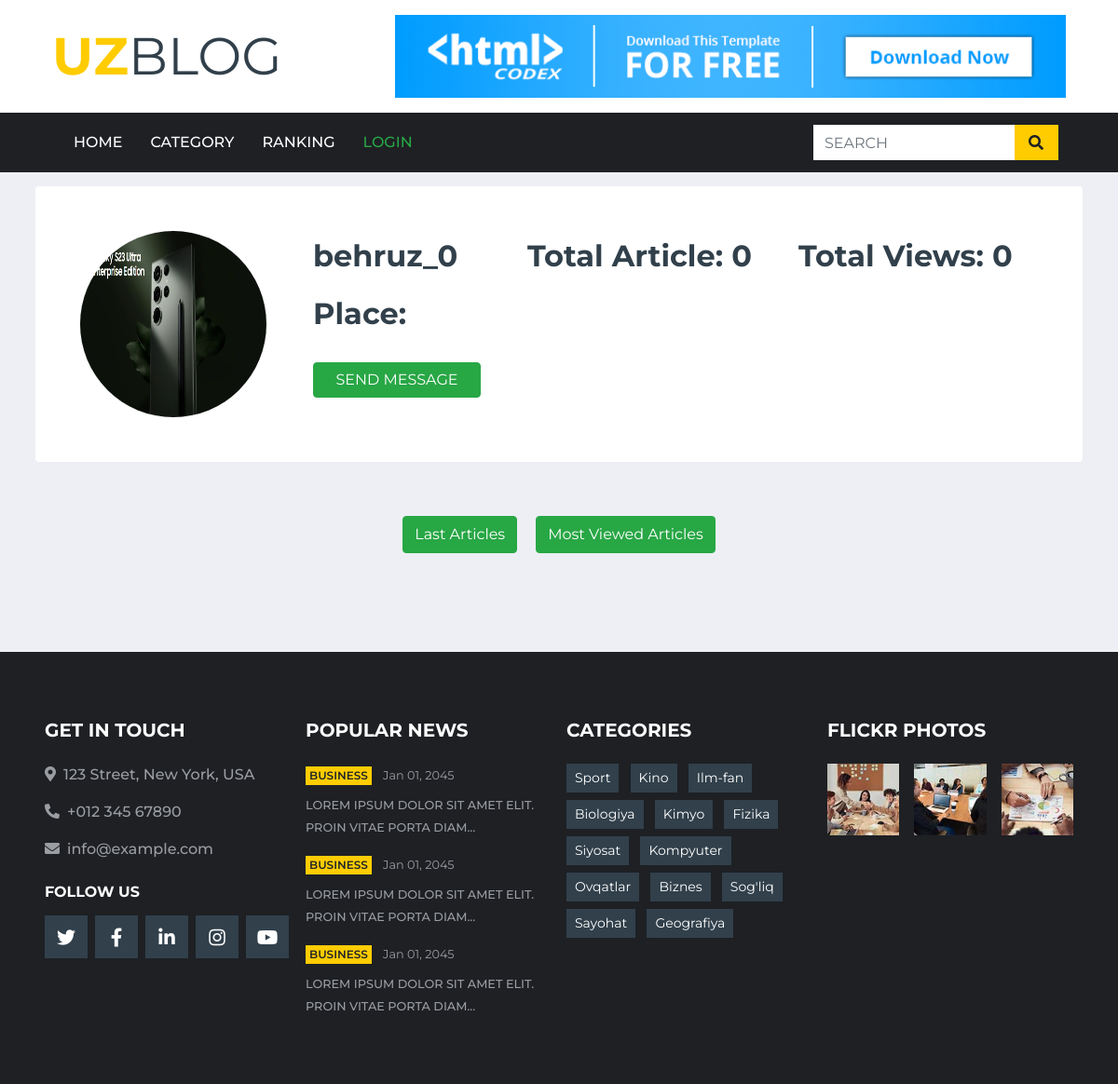
The page /view_account/behruz_0/ on the database its author committed.
### blog/models.py (models this page shows, shortened)
class Category(models.Model):
    title = models.CharField(max_length=100, verbose_name='Category')
    slug = models.SlugField(blank=True, verbose_name="Slug")
    image = models.ImageField(blank=True, null=True, verbose_name='Image')
    objects = models.Manager()
    class Meta:
        verbose_name = 'Category'
        verbose_name_plural = 'Categories'

### blog/views.py (the view)
# urls.py: path('view_account/<str:username>/', view_account, name='view_account'),
def view_account(request, username):
    views = []
    user = User.objects.get(username=username)
    sort = request.GET.get('sort')
    if sort:
        articles = Article.objects.filter(user=user).order_by(sort)
    else:
        articles = Article.objects.filter(user=user)
    image = []
    photo = AccountPhoto.objects.filter(user=user)
    total_article = len(articles)
    for i in articles:
        views.append(i.views)
    if photo:
        for i in photo:
            image.append(i.photo.url)
            break
    else:
        image.append('https://alumni.tcnj.edu/wp-content/uploads/sites/16/2022/06/user-icon-placeholder.png')
    liked_article = []
    if request.user.is_authenticated:
        liked = Liked.objects.filter(user=request.user)
        for i in liked:
            liked_article.append(i.article)
    context = {
        'articles': articles,
        'image': image[0],
        'title': f'Profile {username}',
        'user': user,
        'total_article': total_article,
        'total_views': sum(views),
        'liked_article': liked_article
    }
    return render(request, 'view_account.html', context)

### blog/templatetags/blog_tags.py (called while the page is built)
@register.simple_tag()
def get_categories():
    return Category.objects.all()

### blog/templates/view_account.html (shortened to what this page needs)
{% extends 'base.html' %}
{% block main %}
<div class="container" style="margin-top:200px">
    <div class="d-flex justify-content-start bg-light p-5 rounded">
        <div>
            <img src="{{ image }}" alt="" style="height:200px; width:200px; border-radius:200px">
        </div>
        <div class="mt-2" style="margin-left:50px">
            <h2>{{ user }}</h2>
            <h2 class="mt-4">Place: </h2>
            {% if request.user == user %}
            <button class="mt-4 btn btn-success rounded" style="width:180px"><a href="{% url 'save_photo' %}" class="text-white">SELECT PICTURE</a></button>
            <button class="mt-4 btn btn-success rounded" style="width:180px"><a href="{% url 'photo_delete' %}" class="text-white">DELETE PICTURE</a></button>
            {% else %}
            <button class="mt-4 btn btn-success rounded" style="width:180px"><a href="{% url 'save_chat' user.username %}" class="text-white">SEND MESSAGE</a></button>
            {% endif %}
        </div>
        <div class="mt-2" style="margin-left:50px">
            <h2>Total Article: {{ total_article }}</h2>
        </div>
        <div class="mt-2" style="margin-left:50px">
            <h2>Total Views: {{ total_views }}</h2>
        </div>
    </div>
    <div class="d-flex justify-content-center mt-5">
        <button type="submit" style="height:40px; margin:10px" class="btn btn-success rounded text-white">
            <a class="text-white" href="?sort=-created_date">Last Articles</a>
        </button>
        <button class="btn btn-success rounded text-white" style="height:40px; margin:10px" type="submit">
            <a class="text-white" href="?sort=-views">Most Viewed Articles</a>
        </button>
    </div>
</div>
{% endblock main %}

### templates/components/footer.html (shortened to what this page needs)
{% if title != 'CHAT' %}
{% load blog_tags %}
{% load static %}
{% get_categories as categories %}
<div class="container-fluid bg-dark pt-5 px-sm-3 px-md-5 mt-5">
    <div class="row py-4">
        <div class="col-lg-3 col-md-6 mb-5">
            <h5 class="mb-4 text-white text-uppercase font-weight-bold">Get In Touch</h5>
            <p class="font-weight-medium"><i class="fa fa-map-marker-alt mr-2"></i>123 Street, New York, USA</p>
            <p class="font-weight-medium"><i class="fa fa-phone-alt mr-2"></i>+012 345 67890</p>
            <p class="font-weight-medium"><i class="fa fa-envelope mr-2"></i>info@example.com</p>
            <h6 class="mt-4 mb-3 text-white text-uppercase font-weight-bold">Follow Us</h6>
            <div class="d-flex justify-content-start">
                <a class="btn btn-lg btn-secondary btn-lg-square mr-2" href="#"><i class="fab fa-twitter"></i></a>
                <a class="btn btn-lg btn-secondary btn-lg-square mr-2" href="#"><i class="fab fa-facebook-f"></i></a>
                <a class="btn btn-lg btn-secondary btn-lg-square mr-2" href="#"><i class="fab fa-linkedin-in"></i></a>
                <a class="btn btn-lg btn-secondary btn-lg-square mr-2" href="#"><i class="fab fa-instagram"></i></a>
                <a class="btn btn-lg btn-secondary btn-lg-square" href="#"><i class="fab fa-youtube"></i></a>
            </div>
        </div>
        <div class="col-lg-3 col-md-6 mb-5">
            <h5 class="mb-4 text-white text-uppercase font-weight-bold">Popular News</h5>
            <div class="mb-3">
                <div class="mb-2">
                    <a class="badge badge-primary text-uppercase font-weight-semi-bold p-1 mr-2" href="">Business</a>
                    <a class="text-body" href=""><small>Jan 01, 2045</small></a>
                </div>
                <a class="small text-body text-uppercase font-weight-medium" href="">Lorem ipsum dolor sit amet elit.
                    Proin vitae porta diam...</a>
            </div>
            <div class="mb-3">
                <div class="mb-2">
                    <a class="badge badge-primary text-uppercase font-weight-semi-bold p-1 mr-2" href="">Business</a>
                    <a class="text-body" href=""><small>Jan 01, 2045</small></a>
                </div>
                <a class="small text-body text-uppercase font-weight-medium" href="">Lorem ipsum dolor sit amet elit.
                    Proin vitae porta diam...</a>
            </div>
            <div class="">
                <div class="mb-2">
                    <a class="badge badge-primary text-uppercase font-weight-semi-bold p-1 mr-2" href="">Business</a>
                    <a class="text-body" href=""><small>Jan 01, 2045</small></a>
                </div>
                <a class="small text-body text-uppercase font-weight-medium" href="">Lorem ipsum dolor sit amet elit.
                    Proin vitae porta diam...</a>
            </div>
        </div>
        <div class="col-lg-3 col-md-6 mb-5">
            <h5 class="mb-4 text-white text-uppercase font-weight-bold">Categories</h5>
            <div class="m-n1">
                {% for category in categories %}
                <a href="{% url 'category_page' category.slug %}" class="btn btn-sm btn-secondary m-1">{{ category.title }}</a>
                {% endfor %}
            </div>
        </div>
        <div class="col-lg-3 col-md-6 mb-5">
            <h5 class="mb-4 text-white text-uppercase font-weight-bold">Flickr Photos</h5>
            <div class="row">
                {% load static %}
                <div class="col-4 mb-3">
                    <a href=""><img class="w-100" src="{% static 'blog/img/news-110x110-1.jpg' %}" alt=""></a>
                </div>
                <div class="col-4 mb-3">
                    <a href=""><img class="w-100" src="{% static 'blog/img/news-110x110-2.jpg' %}" alt=""></a>
                </div>
                <div class="col-4 mb-3">
                    <a href=""><img class="w-100" src="{% static 'blog/img/news-110x110-3.jpg' %}" alt=""></a>
                </div>
            </div>
        </div>
    </div>
</div>
{% endif %}

### rows shown on the page
Category: title "Sport"
Category: title "Kino"
Category: title "Ilm-fan"
Category: title "Biologiya"
Category: title "Kimyo"
Category: title "Fizika"
Category: title "Siyosat"
Category: title "Kompyuter"
Category: title "Ovqatlar"
Category: title "Biznes"
Category: title "Sog'liq"
Category: title "Sayohat"
Category: title "Geografiya"

### other values the page prints
{{ user }} "behruz_0"
{{ total_article }} "0"
{{ total_views }} "0"
